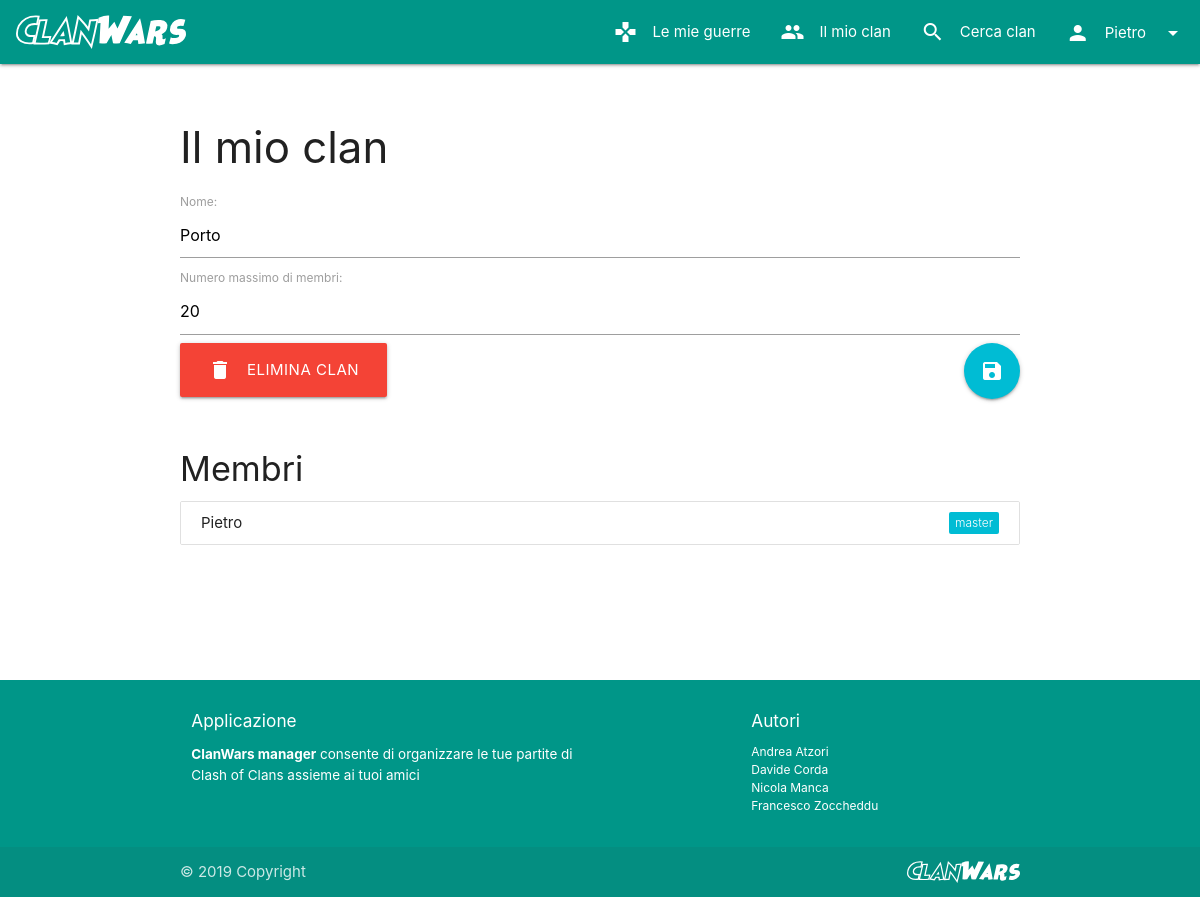
The app's page /clans/update (signed in) with its own data.
### manager/models.py (models this page shows, shortened)
class User(AbstractUser):
    clan = models.ForeignKey("Clan", on_delete=models.SET_NULL, null=True, blank=True, related_name="members")

class Clan(models.Model):
    name = models.CharField(max_length=30, verbose_name="Nome")
    clanMaster = models.OneToOneField(User, on_delete=models.CASCADE, related_name="+", null=False, blank=False)
    maxMembers = models.PositiveSmallIntegerField(default=20, validators=[MinValueValidator(1), MaxValueValidator(50)], verbose_name="Numero massimo di membri")
    def get_absolute_url(self):
        return reverse("clans_details", kwargs={'pk': self.pk})

### manager/views/clans.py (the view)
# urls.py: path(r'update', login_required(ClanUpdateView.as_view()), name='clans_update'),
class ClanUpdateView(UpdateView):
    template_name = "clans/update.html"
    form_class = ClanForm
    context_object_name = "clan"
    def get_object(self):
        clan = self.request.user.clan
        if clan is None or self.request.user != clan.clanMaster:
            raise PermissionDenied()
        return clan

### manager/forms.py
class ClanForm(forms.ModelForm):
    class Meta:
        model = Clan
        fields = ['name', 'maxMembers']

### manager/templatetags/postlinks.py (called while the page is built)
@register.inclusion_tag("commons/tags/hiddenform.html")
def hiddenform():
    return {"id": _form_id, "action": "."}

@register.inclusion_tag("commons/tags/submit.js")
def submit(action):
    return {"id": _form_id, "action": action}

@register.inclusion_tag("commons/tags/onClick.html")
def submitOnClick(action):
    return {"action": render_to_string("commons/tags/submit.js", submit(action))}

### manager/templatetags/toasts.py (called while the page is built)
@register.simple_tag()
def toast_if(condition, message, icon=None):
    return mark_safe(render_to_string("commons/tags/toast.html", toast(message, icon)) if condition else "")

### manager/templates/clans/update.html (shortened to what this page needs)
{% extends "base.html" %}
{% block content %}
{% load postlinks %}
{% load materializecss %}
<div class ="section">
<h3>Il mio clan</h3>
<form method="POST">
    {{form|materializecss}}
    <button class="btn-floating btn-large waves-effect waves-light right tooltipped" data-position="bottom" data-tooltip="Salva modifiche" type="submit">
        <i class="material-icons">save</i>
    </button>
</form>
{% url 'clans_delete' as deleteUrl %}
<a class="waves-effect waves-light btn-large red" {% submitOnClick deleteUrl %}>
    <i class="material-icons left">delete</i>
    Elimina clan
</a>
</div>
<div class="section">
<h4>Membri</h4>
<ul class="collection">
    {% for member in clan.members.all %}
    <li class="collection-item">
        <div>
            {{member.username}}
            {% if clan.clanMaster == member%}
            <span class="new badge" data-badge-caption="master"></span>
            {% endif %}
        </div>
    </li>
    {% endfor %}
</ul>
</div>
{% load toasts %}
{% endblock %}

### manager/templates/commons/navbar.html (shortened to what this page needs)
{% load static %}
{% load postlinks %}
{% url 'clans_create' as createClanUrl %}
<nav>
    <div class="nav-wrapper">
        <a href="{% url 'home' %}" class="brand-logo">
            <img class="logo-img" src="{% static "images/logotype.svg" %}">
        </a>
        <ul class="right hide-on-med-and-down">
            {% if request.user.is_authenticated %}
            {% if request.user.clan is not None %}
            <li class="waves-effect">
                <a href="{% url 'wars_list' %}">
                    <i class="material-icons left">gamepad</i>
                    Le mie guerre
                </a>
            </li>
            {% endif %}
            <li class="waves-effect">
                {% if request.user.clan is not None %}
                <a href="{{user.clan.get_absolute_url}}">
                    <i class="material-icons left">people</i>
                    Il mio clan
                </a>
                {% else %}
                <a {% submitOnClick createClanUrl %}>
                    <i class="material-icons left">add</i>
                    Crea clan
                </a>
                {% endif %}
            </li>
            {% endif %}
            <li class="waves-effect">
                <a href="{% url 'clans_list' %}">
                    <i class="material-icons left">search</i>
                    Cerca clan
                </a>
            </li>
            {% if request.user.is_authenticated %}
            <li>
                <a class="dropdown-trigger waves-effect no-autoinit" href="#!" data-target="logout-dropdown">
                    <i class="material-icons left">person</i>
                    {{user.username}}
                    <i class="material-icons right">arrow_drop_down</i>
                </a>
            </li>
            {% endif %}
        </ul>
    </div>
</nav>

### manager/static/css/style.css (style rules this page uses)
.logo-img { max-height: 64px !important; padding: 15px 0 !important; margin-left: 0.5em; margin-right: 0.5em; }
body { display: flex; min-height: 100vh; flex-direction: column; }

### records on screen
User: username "Pietro"
Clan: name "Porto", maxMembers "20"
